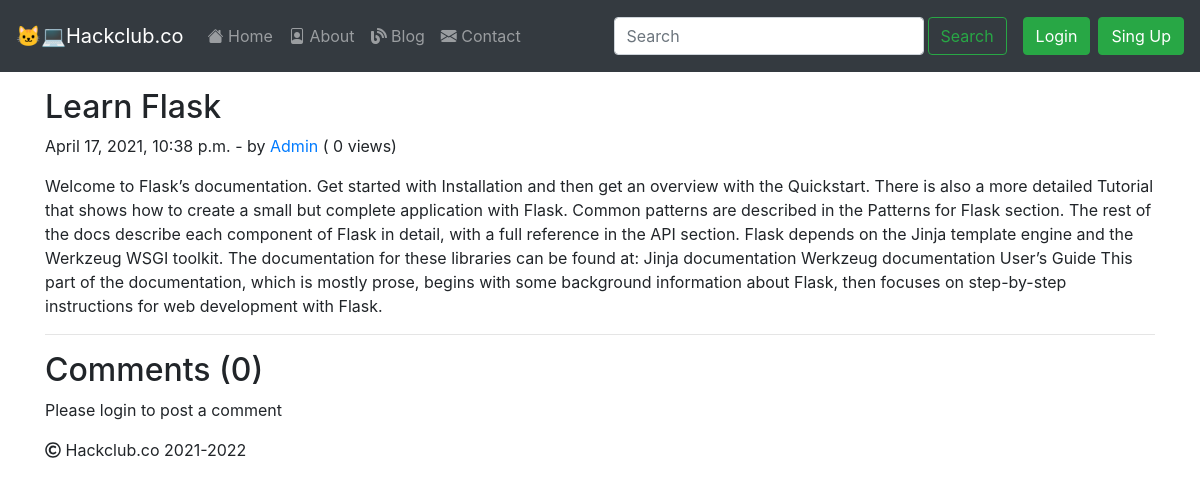
/blog/Flasktut, run on an earlier commit of the app's database.
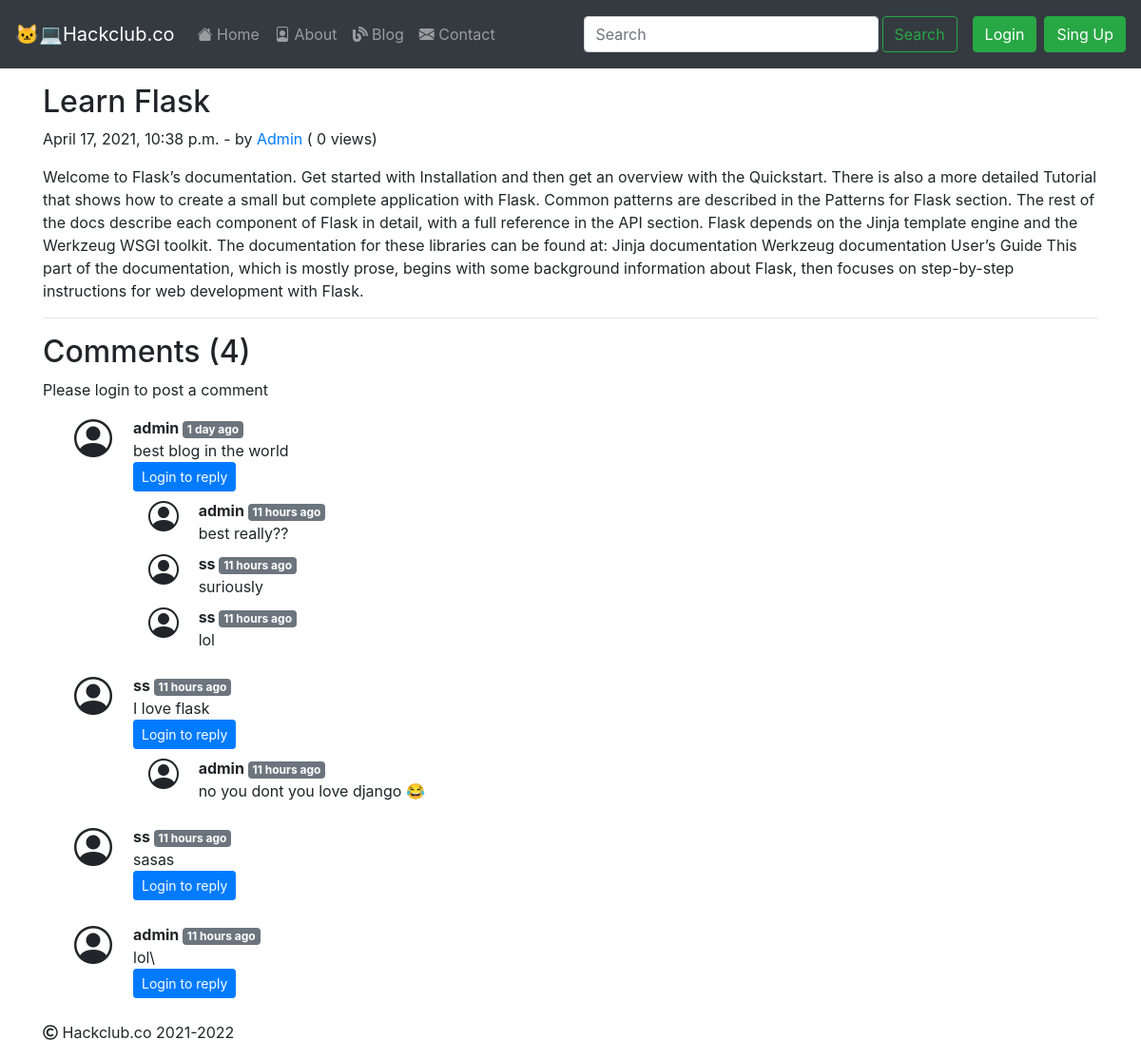
And on a later commit of the database.
### blog/models.py (models this page shows, shortened)
class Post(models.Model):
    sno=models.AutoField(primary_key=True)
    title=models.CharField(max_length=255)
    author=models.CharField(max_length=14)
    slug=models.CharField(max_length=130)
    views= models.IntegerField(default=0)
    timeStamp=models.DateTimeField(blank=True)
    content=models.TextField()

class BlogComment(models.Model):
    sno= models.AutoField(primary_key=True)
    comment=models.TextField()
    user=models.ForeignKey(User, on_delete=models.CASCADE)
    post=models.ForeignKey(Post, on_delete=models.CASCADE)
    parent=models.ForeignKey('self',on_delete=models.CASCADE, null=True )
    timestamp= models.DateTimeField(default=now)

### blog/views.py (the view)
# urls.py: path('<str:slug>', views.blogPost, name="blogPost"),
def blogPost(request, slug):
    post=Post.objects.filter(slug=slug).first()
    comments= BlogComment.objects.filter(post=post, parent=None)
    replies= BlogComment.objects.filter(post=post).exclude(parent=None)
    replyDict={}
    for reply in replies:
        if reply.parent.sno not in replyDict.keys():
            replyDict[reply.parent.sno]=[reply]
        else:
            replyDict[reply.parent.sno].append(reply)
    context={'post':post, 'comments': comments, 'user': request.user, 'replyDict': replyDict}
    return render(request, "blog/blogPost.html", context)

### blog/templatetags/extras.py (called while the page is built)
@register.filter(name='get_val')
def get_val(dict, key):
    return dict.get(key)

### templates/blog/blogPost.html (shortened to what this page needs)
{% extends 'base.html' %}
{% block body %}
{% load humanize %}
{% load extras %}
<div class="container my-3">
    <h2 class="blog-post-title">{{post.title}}</h2>
    <p class="blog-post-meta">{{post.timeStamp}} - by <a href="/about"> {{post.author}} </a <span>( {{post.views}} views</span>)</p>
    <p>{{post.content|safe}}</p>
    <hr/>
</div>
<div class="container">
    <h2> Comments ({{comments.count}}) </h2>
    <div class="my-2">
        {% if user.is_authenticated %}
        <form action="/blog/postComment" method="post">
            {% csrf_token %}
            <div class="form-group">
                <label for="exampleInputEmail1">Post Comment </label>
                <input type="text" class="form-control" name="comment" autocomplete="off" placeholder="Enter comment here">
            </div>
            <input type="hidden" name="postSno" value="{{post.sno}}">
            <input type="hidden" name="parentSno" value="">
            <button type="submit" class="btn btn-primary">Submit</button>
        </form>
        {% else %}
        Please login to post a comment
        {% endif %}
    </div>
    {% for comment in comments %}
    <div class="row my-3">
        <div class="col-md-1 pl-5 ">
        <i class="bi bi-person-circle h1" width="150" height="150"></i>
        </div>
        <div class="col-md-11 ">
            <b> {{comment.user.username}} </b> <span class="badge badge-secondary ">{{comment.timestamp| naturaltime}}</span>
            <div>{{comment.comment}}</div>
            <div class="reply mx-0">
                {% if user.is_authenticated %}
                <button class="btn btn-sm btn-primary" type="button" data-toggle="collapse" data-target="#replyBox{{comment.sno}}" aria-expanded="false" aria-controls="replyBox{{comment.sno}}">
                    Reply
                </button>
                <div class="collapse" id="replyBox{{comment.sno}}">
                    <div class="card card-body my-2">
                        <form action="/blog/postComment" method="post">
                            {% csrf_token %}
                            <div class="form-group">
                                <label for="comment">Post a reply </label>
                                <input type="text" class="form-control" name="comment" autocomplete="off" placeholder="Enter comment here">
                                <input type="hidden" name="parentSno" value="{{comment.sno}}">
                            </div>
                            <input type="hidden" name="postSno" value="{{post.sno}}">
                            <button type="submit" class="btn btn-primary">Submit</button>
                        </form>
                    </div>
                </div>
                {% else %}
                <button class="btn btn-sm btn-primary" type="button" data-toggle="collapse" data-target="#replyBox{{comment.sno}}" aria-expanded="false" aria-controls="replyBox{{comment.sno}}">
                    Login to reply
                </button>
                {% endif %}
                <div class="replies my-2 ">
                    {% for reply in replyDict|get_val:comment.sno %}
                    <div class="row my-2">
                        <div class="col-md-1">
                       <i class="bi bi-person-circle h2 pl-3"></i>
                        </div>
                        <div class="col-md-11 row" style="margin-left:-3.2%;">
                            <div class="col-md-11 mr-3">
                                <b> {{reply.user.username}} </b> <span class="badge badge-secondary ">{{reply.timestamp| naturaltime}}</span>
                                <div>{{reply.comment}}</div>
                            </div>
                            <br>
                        </div>
                    </div>
                    {% endfor %}
                </div>
            </div>
        </div>
    </div>
    {% endfor %}
</div>
{% endblock %}

### templates/base.html (shortened to what this page needs)
<!doctype html>
<html lang="en">
  <head>
    <link rel="stylesheet" href="https://cdn.jsdelivr.net/npm/bootstrap@4.6.0/dist/css/bootstrap.min.css">
    <link rel="stylesheet" href="https://cdn.jsdelivr.net/npm/bootstrap-icons@1.4.1/font/bootstrap-icons.css">
  </head>
  <body>
    <nav class="navbar navbar-expand-lg  sticky-top navbar-dark bg-dark p-3">
    <a class="navbar-brand" href="/">🐱‍💻Hackclub.co</a>
    <div class="collapse navbar-collapse" id="navbarSupportedContent">
        <ul class="navbar-nav mr-auto">
        <li class="nav-item {% block homeActive %} {% endblock homeActive %}">
            <a class="nav-link" href="/"><i class="bi bi-house-fill"></i> Home <span class="sr-only">(current)</span></a>
        </li>
        <li class="nav-item {% block aboutActive %} {% endblock aboutActive %}">
            <a class="nav-link" href="/about/"><i class="bi bi-file-person"></i> About</a>
        </li>
        <li class="nav-item {% block blogActive %} {% endblock blogActive %}">
            <a class="nav-link" href="/blog"><i class="fas fa-blog"></i> Blog</a>
        </li>
        <li class="nav-item {% block contactActive %} {% endblock contactActive %}">
            <a class="nav-link" href="/contact"><i class="bi bi-envelope-fill"></i> Contact</a>
        </li>
        </ul>
        <form method="get" class="my-2 form-inline my-lg-0" action="/search">
          <input class="form-control mr-sm-1 pr-5" type="search" name="query" id="search" placeholder="Search" aria-label="Search">
          <button class="btn btn-outline-success my-3 mr-2 my-sm-0" type="submit">Search</button>
            {% if user.is_authenticated %}
                <ul class="navbar-nav mr-2">
                <li class="nav-item dropdown">
                <a class="nav-link dropdown-toggle" href='#' id="navbarDropdown" role="button" data-toggle="dropdown"> Welcome {{request.user}}</a>
                <div class="dropdown-menu mr-2" aria-labelledby="navbarDropdown">
                          <a class="dropdown-item" href="/logout">Logout</a>
                        </div>
                      </li>
                      </ul>
                </div>
                {% else %}
          <button type="button" class="btn btn-success mr-2 ml-2" data-toggle="modal" data-target="#loginModal">
          Login
          </button>
          <button type="button" class="btn btn-success" data-toggle="modal" data-target="#singupModal">Sing Up</button>
          {% endif %}
        </form>
    </div>
    </nav>
    {% block body %}
    {% endblock body %}
    <footer class="container my-3">
      <p><i class="far fa-copyright"></i> Hackclub.co 2021-2022</p>
    </footer>
  </body>
</html>

What changed in the data, as far as the page shows it:
added BlogComment: user.username "admin", timestamp "1 day ago", comment "best blog in the world", shown under "Comments (4)"
added BlogComment: user.username "admin", timestamp "11 hours ago", comment "best really??"
added BlogComment: user.username "ss", timestamp "11 hours ago", comment "suriously", shown under "admin"
added BlogComment: user.username "ss", timestamp "11 hours ago", comment "lol", shown under "admin"
added BlogComment: user.username "ss", timestamp "11 hours ago", comment "I love flask", shown under "Comments (4)"
added BlogComment: user.username "admin", timestamp "11 hours ago", comment "no you dont you love django 😂", shown under "ss"
added BlogComment: user.username "ss", timestamp "11 hours ago", comment "sasas", shown under "Comments (4)"
added BlogComment: user.username "admin", timestamp "11 hours ago", comment "lol\\", shown under "Comments (4)"
Also different on the page:
{{ comments.count }}: "0" → "4"
